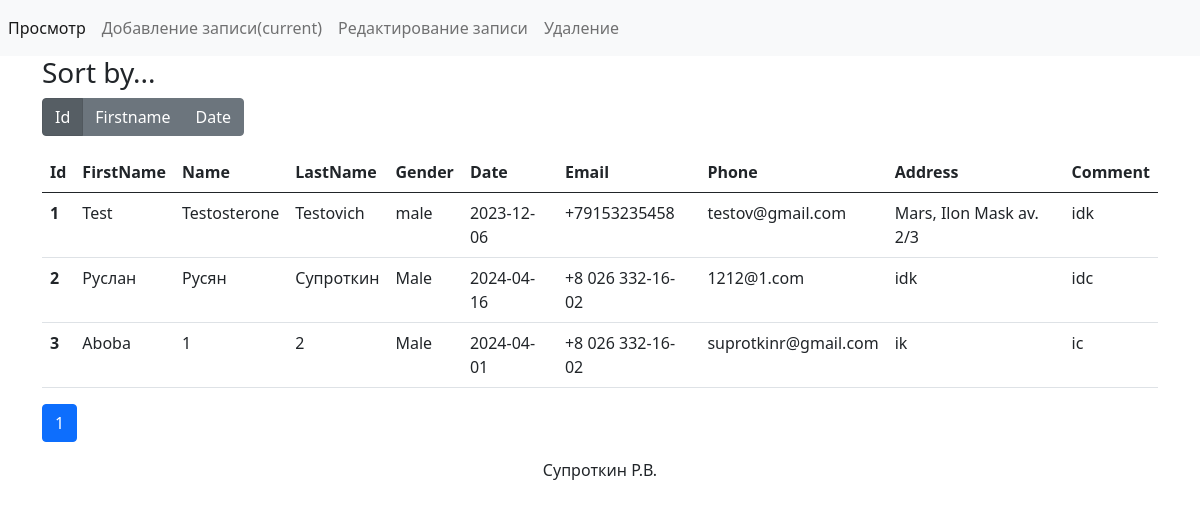
The page / on the database its author committed.
### tables this page shows
CREATE TABLE `friends` (
  `id` int(11) NOT NULL,
  `name` varchar(256) NOT NULL,
  `firstname` varchar(256) NOT NULL,
  `lastname` varchar(256) NOT NULL,
  `gender` varchar(256) NOT NULL,
  `email` varchar(256) NOT NULL,
  `date` date NOT NULL,
  `phone` varchar(256) NOT NULL,
  `comment` varchar(256) DEFAULT NULL,
  `address` varchar(256) NOT NULL
);

### view.php (the view, shortened to what this page needs)
<?php
    $sql = 'SELECT * FROM `friends`';
    $res_count = mysqli_query($connect, $sql);
    $count = mysqli_num_rows($res_count);
    $count_read = 5;
    $pages = ceil($count/$count_read);
    $page = $_GET['page']*$count_read;
    $sql = 'SELECT * FROM `friends` ORDER BY '.$_GET['o'].' LIMIT '.$page.', '.$count_read;
    $res = mysqli_query($connect, $sql);
?>
<h3>Sort by...</h3>
<div class="btn-group" role="group" aria-label="Sort by...">
  <a href="index.php?o=id" class="btn btn-secondary <?php if($_GET['o']=='id') echo 'active';?>">Id</a>
  <a href="index.php?o=firstname" class="btn btn-secondary <?php if($_GET['o']=='firstname') echo 'active';?>">Firstname</a>
  <a href="index.php?o=date" class="btn btn-secondary <?php if($_GET['o']=='date') echo 'active';?>">Date</a>
</div>
<table class="table mt-3">
  <thead>
    <tr>
      <th scope="col">Id</th>
      <th scope="col">FirstName</th>
      <th scope="col">Name</th>
      <th scope="col">LastName</th>
      <th scope="col">Gender</th>
      <th scope="col">Date</th>
      <th scope="col">Email</th>
      <th scope="col">Phone</th>
      <th scope="col">Address</th>
      <th scope="col">Comment</th>
    </tr>
  </thead>
  <tbody>
    <?php while($row = mysqli_fetch_assoc($res)):?>
    <tr>
      <th scope="row"><?=$row['id'];?></th>
      <td><?=$row['firstname'];?></td>
      <td><?=$row['name'];?></td>
      <td><?=$row['lastname'];?></td>
      <td><?=$row['gender'];?></td>
      <td><?=$row['date'];?></td>
      <td><?=$row['phone'];?></td>
      <td><?=$row['email'];?></td>
      <td><?=$row['address'];?></td>
      <td><?=$row['comment'];?></td>
    </tr>
    <?php endwhile;?>
  </tbody>
</table>
<nav aria-label="Page navigation">
  <ul class="pagination">
  <?php for($i = 0; $i < $pages; $i++):?>
    <li class="page-item <?php if($_GET['page']==$i) echo 'active';?>"><a class="page-link"
              href="index.php?page=<?=$i;?>&o=<?=$_GET['o'];?>"><?=$i+1;?></a></li>
  <?php endfor;?>
  </ul>
</nav>

### header.php (shortened to what this page needs)
<!DOCTYPE html>
<html lang="en">
<head>
  <link rel="stylesheet" href="https://stackpath.bootstrapcdn.com/bootstrap/5.0.0-alpha1/css/bootstrap.min.css">
</head>
<body>
<header>
<nav class="navbar navbar-expand-lg navbar-light bg-light">
  <div class="collapse navbar-collapse" id="navbarNav">
    <ul class="navbar-nav">
    <li class="nav-item">
      <a class="nav-link <?php if($_GET['p']=='view') echo 'active';?>" href="?p=view">Просмотр</a>
    </li>
      <li class="nav-item">
        <a class="nav-link <?php if ($_GET['p']=='add') echo 'active';?>" href="?p=add">Добавление записи<span class="sr-only">(current)</span></a>
      </li>
      <li class="nav-item">
        <a class="nav-link <?php if ($_GET['p']=='update') echo 'active';?>" href="?p=update">Редактирование записи</a>
      </li>
      <li class="nav-item">
        <a class="nav-link <?php if ($_GET['p']=='delete') echo 'active';?>" href="?p=delete">Удаление</a>
      </li>
    </ul>
  </div>
</nav>
</header>
<main>
  <div class="container">

### index.php (shortened to what this page needs)
<?php
    require('header.php');
        if ($_GET['p'] == 'view' || $_GET['p'] == 'add' || $_GET['p'] == 'update' || $_GET['p'] == 'delete')
            require($_GET['p'].'.php');

### rows shown on the page
friends: id "1", firstname "Test", name "Testosterone", lastname "Testovich", gender "male", date "2023-12-06", phone "+79153235458", email "testov@gmail.com", address "Mars, Ilon Mask av. 2/3", comment "idk"
friends: id "2", firstname "Руслан", name "Русян", lastname "Супроткин", gender "Male", date "2024-04-16", phone "+8 026 332-16-02", email "1212@1.com", address "idk", comment "idc"
friends: id "3", firstname "Aboba", name "1", lastname "2", gender "Male", date "2024-04-01", phone "+8 026 332-16-02", email "suprotkinr@gmail.com", address "ik", comment "ic"
